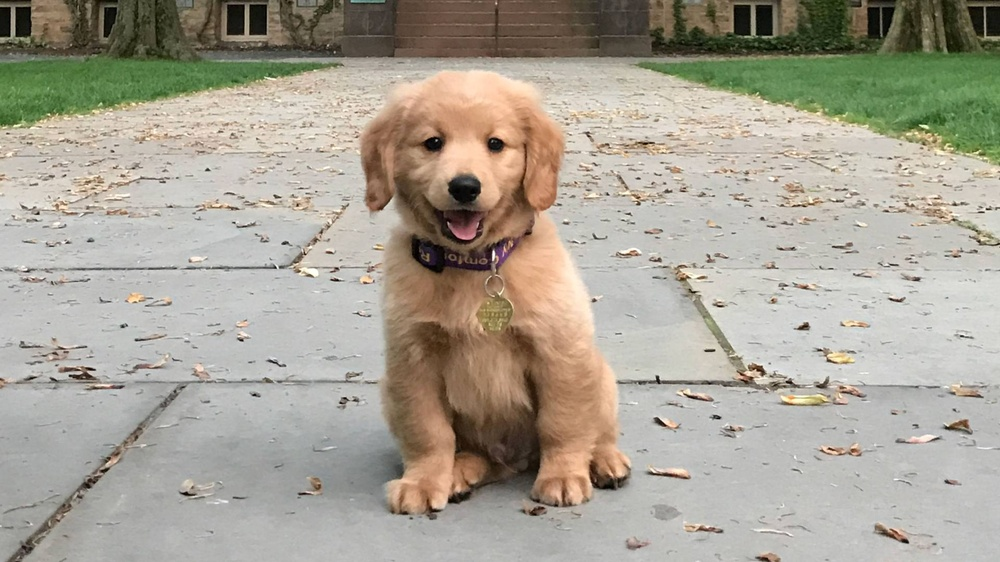
#> input picture dog.jpg, 1000 x 562 px, shrunk from 1920 x 1080 before the run, found by its file name
$ python basic_image_operations.py
#> lines starting #> are read from the running program, lines starting #| are printed output that depends on the picture
import cv2

# imread : read image from folder
# cv2.IMREAD_COLOR : loads the image in the BGR 8-bit format
# cv2.IMREAD_GRAYSCALE : loads image in grayscale format
# cv2.IMREAD_UNCHANGED : loads the image including alpha channel
img = cv2.imread('/home/karuna/Pictures/dog.jpg',cv2.IMREAD_GRAYSCALE)
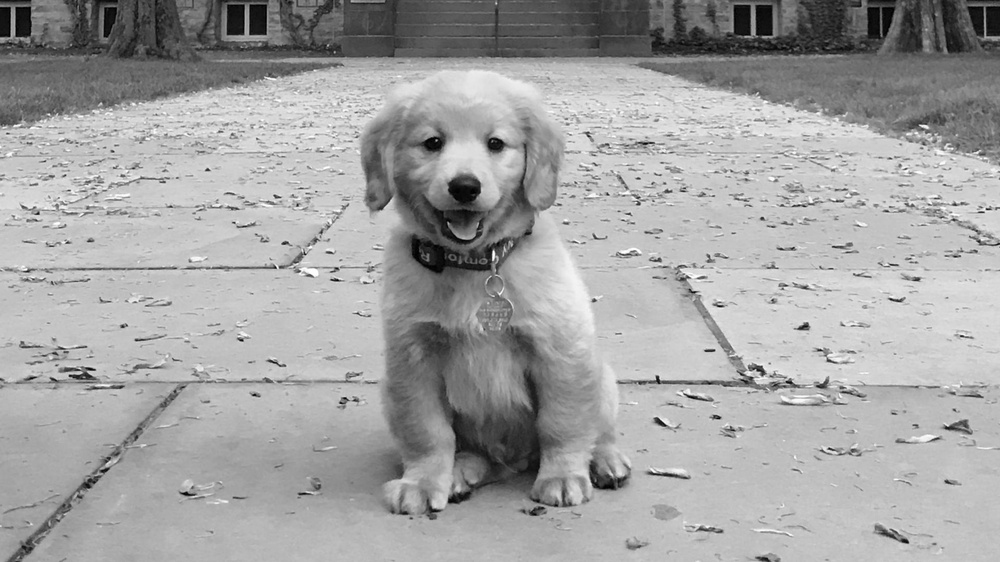
#> img: shape (562, 1000); min 0, max 255, mean 162.5

#cv2.imshow : function to display image
cv2.imshow('Win',img)

# cv2.waitKey : function to display a window for given milliseconds or until any key is pressed.
# It takes time in milliseconds as a parameter and waits for the given time to destroy the window

#cv2.imwrite : function to save image
if cv2.waitKey(0) == ord('s'):
#> (key Esc is pressed here)
    cv2.imwrite('dog.png',img)

$ run again, with apple.jpeg copied over dog.jpg
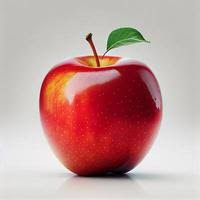
#> input picture apple.jpeg, 200 x 200 px, found by its file name
#> `img = cv2.imread('/home/karuna/Pictures/dog.jpg',cv2.IMREAD_GRAYSCALE)`:
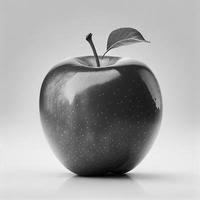
#> img: shape (200, 200); min 0, max 251, mean 168.8

$ run again, with img1.jpeg copied over dog.jpg
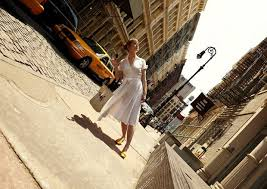
#> input picture img1.jpeg, 267 x 189 px, found by its file name
#> `img = cv2.imread('/home/karuna/Pictures/dog.jpg',cv2.IMREAD_GRAYSCALE)`:
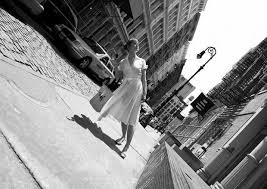
#> img: shape (189, 267); min 0, max 255, mean 140.6
